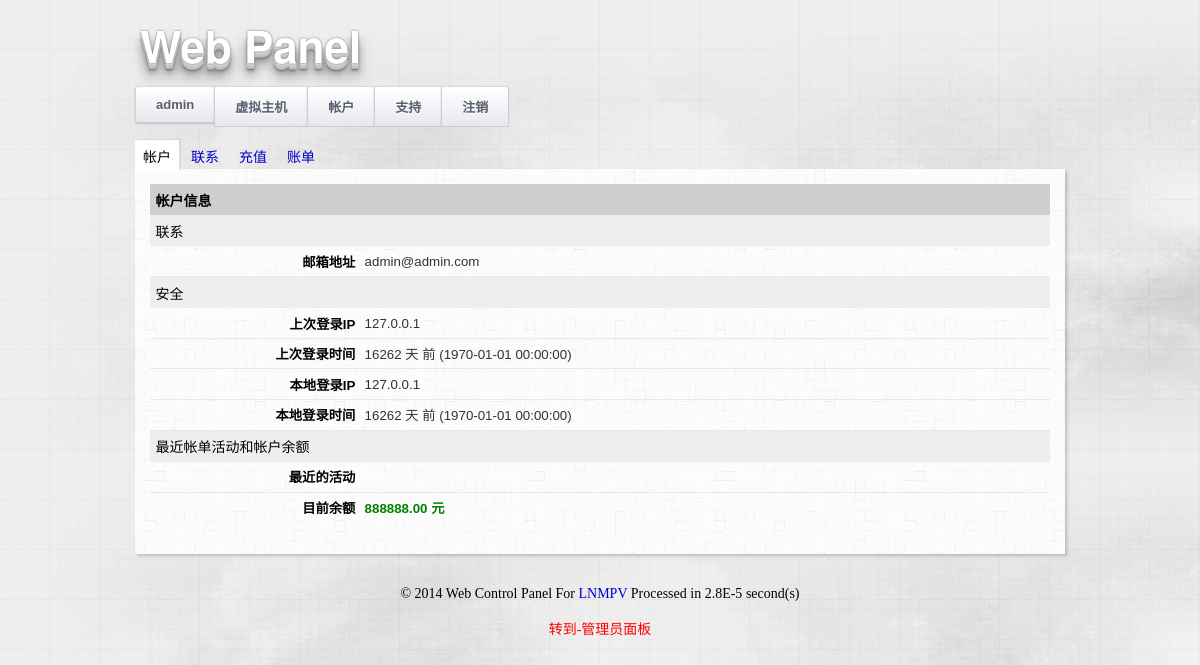
The app's page /account.php (signed in) with its own data.
### tables this page shows
CREATE TABLE IF NOT EXISTS `users_extension` (
  `UserID` int(11) NOT NULL,
  `credit` double NOT NULL,
  `companyname` varchar(255) DEFAULT NULL,
  `email` varchar(255) DEFAULT NULL,
  `firstname` varchar(255) DEFAULT NULL,
  `lastname` varchar(255) DEFAULT NULL,
  `address1` varchar(255) DEFAULT NULL,
  `address2` varchar(255) DEFAULT NULL,
  `city` varchar(255) DEFAULT NULL,
  `state` varchar(255) DEFAULT NULL,
  `zip` varchar(255) DEFAULT NULL,
  `country` varchar(255) DEFAULT NULL,
  `phone1` varchar(255) DEFAULT NULL,
  `phone2` varchar(255) DEFAULT NULL,
  `qq` varchar(255) DEFAULT NULL,
  `regdate` datetime DEFAULT NULL,
  `regip` varchar(255) DEFAULT NULL,
  `lastlogindate` datetime DEFAULT NULL,
  `lastloginip` varchar(255) DEFAULT NULL
);

### lang/zh-cn.php (called while the page is built, shortened)
<?php
$lang['access_denied'] = '访问被拒绝';
$lang['access_denied_text'] = '很抱歉，你没有足够的权限访问这个对象或执行此操作。';
$lang['access_denied_hint'] = '如果你认为这是错误的，请 <a href="support_ticket_new.php">提交Ticket</a> 联系技术支持。';
$lang['username'] = '用户名';
$lang['password'] = '密码';
$lang['input_username'] = '请输入您的用户名.';
$lang['input_password'] = '请输入您的帐户密码.';
$lang['login'] = '登录';
$lang['register'] = '注册';
$lang['cookies_must_be_enabled'] = '必须启用Cookie';
$lang['forgot_username'] = '忘记用户名';
$lang['forgot_password'] = '忘记密码';
$lang['forgot_username_hint'] = '请输入您帐户的电子邮箱地址。 我们将会通过邮件通知你任何匹配的用户名。';
$lang['forgot_password_hint'] = '请提供您的用户名。我们将向您发送一封电子邮件，其中包含进一步的说明。';
$lang['input_email'] = '请输入您的邮箱地址.';
$lang['submit'] = '提交';
$lang['back_to_login'] = '返回登陆';
$lang['my_profile'] = '我的信息';
$lang['log_out'] = '注销';
$lang['admin_panel'] = '管理员面板';
$lang['user_panel'] = '用户面板';
$lang['vhost'] = '虚拟主机';
$lang['vhosts'] = '虚拟主机';
$lang['ssh'] = 'SSH';
$lang['cdn'] = 'CDN';
$lang['dns'] = 'DNS';
$lang['users'] = '用户';
$lang['billing'] = '账单';
$lang['statistics'] = '统计';
$lang['vps'] = 'VPS';
$lang['account'] = '帐户';
$lang['support'] = '支持';
$lang['tools'] = '工具';
$lang['blog'] = '官方博客';
$lang['language'] = '语言';
$lang['save_language_setting'] = '保存语言设置';
$lang['theme'] = '主题';
$lang['save_theme_setting'] = '保存主题设置';
$lang['change_password'] = '更改密码';
$lang['new_password'] = '新密码';
$lang['email'] = '邮箱';
$lang['current_email'] = '当前邮箱';
$lang['new_email'] = '新邮箱';
$lang['change_email'] = '更改邮箱';
$lang['referrals'] = '推介';
$lang['description'] = '说明';
$lang['your_referral_url'] = '您的推介链接';
$lang['api_key'] = 'API 密钥';
$lang['generate_a_new_api_password'] = '生成一个新的API密钥';
$lang['account'] = '帐户';
$lang['contact_info'] = '联系';
$lang['make_a_payment'] = '充值';
$lang['billing_history'] = '账单';
$lang['no_contact_details'] = '您还未填写详细的联系方式，请尽快补全您的联系信息。';
$lang['account_information'] = '帐户信息';
$lang['contact'] = '联系';
$lang['address'] = '地址';
$lang['email_addr'] = '邮箱地址';
$lang['security'] = '安全';
$lang['last_login_ip'] = '上次登录IP';

### function.php (called while the page is built, shortened)
<?php
function money($n){
	return sprintf ("%01.2f", is_numeric($n)?$n:0);
}
function timediff2($begin_time,$end_time,$lang)
{
    if($begin_time < $end_time){
       $starttime = $begin_time;
       $endtime = $end_time;
    }
    else{
       $starttime = $end_time;
       $endtime = $begin_time;
    }
    $timediff = $endtime-$starttime;
    $days = intval($timediff/86400);
    $remain = $timediff%86400;
    $hours = intval($remain/3600);
    $remain = $remain%3600;
    $mins = intval($remain/60);
    $secs = $remain%60;
    $res = array("day" => $days,"hour" => $hours,"min" => $mins,"sec" => $secs);
	$time_format = '';
	if ($res['day'])
	{
		$time_format .= $res['day'].' '.$lang['datetime_day'];
		if ($res['day'] > 1)
			$time_format .= $lang['datetime_plural'];
	} elseif ($res['hour']) {
		$time_format .= $res['hour'].' '.$lang['datetime_hour'];
		if ($res['hour'] > 1)
			$time_format .= $lang['datetime_plural'];
	} elseif ($res['min']) {
		$time_format .= $res['min'].' '.$lang['datetime_minute'];
		if ($res['min'] > 1)
			$time_format .= $lang['datetime_plural'];
	} elseif ($res['sec']) {
		$time_format .= $res['sec'].' '.$lang['datetime_second'];
		if ($res['sec'] > 1)
			$time_format .= $lang['datetime_plural'];
	}
	if ($time_format)
		$time_format .= ' '.$lang['datetime_ago'];
	else
		$time_format = $lang['datetime_now'];
	return $time_format;
}

### account.php (the view, shortened to what this page needs)
<?php
@include_once("header.php");
@include_once("function.php");
$result = mysql_query("select * FROM users_extension WHERE UserID=".$_SESSION['UserID']);
$row = mysql_fetch_array($result);
?>
<div id="page">
	<table class="list">
		<tr>
			<th colspan="3"><?php echo $lang['account_information']; ?></th>
		</tr>
		<tr class="list_head">
			<td colspan="3"><?php echo $lang['contact']; ?></td>
		</tr>
		<tr class="list_entry">
			<td class="table_form_header"><?php echo $lang['email_addr']; ?></td>
			<td><?php echo $row['email']; ?></td>
			<td class="hint"></td>
		</tr>
		<?php if (@$_SESSION['lastloginip'] != '') { ?>
		<tr class="list_head">
			<td colspan="3"><?php echo $lang['security']; ?></td>
		</tr>
		<?php if (@$_SESSION['lastloginip'] != '') { ?>
		<tr class="list_entry">
			<td class="table_form_header"><?php echo $lang['last_login_ip']; ?></td>
			<td><?php echo @$_SESSION['lastloginip']; ?></td>
			<td class="hint"></td>
		</tr>
		<tr class="list_entry">
			<td class="table_form_header"><?php echo $lang['last_login_time']; ?></td>
			<td><?php echo @(timediff2(strtotime($_SESSION['lastlogindate']),strtotime(date("Y-m-d g:i:s a")),$lang).' ('.$_SESSION['lastlogindate'].') '); ?></td>
			<td class="hint"></td>
		</tr>
		<?php } ?>
		<tr class="list_entry">
			<td class="table_form_header"><?php echo $lang['current_login_ip']; ?></td>
			<td><?php echo $row['lastloginip']; ?></td>
			<td class="hint"></td>
		</tr>
		<tr class="list_entry">
			<td class="table_form_header"><?php echo $lang['current_login_time']; ?></td>
			<td><?php echo (timediff2(strtotime($row['lastlogindate']),strtotime(date("Y-m-d g:i:s a")),$lang).' ('.$row['lastlogindate'].') '); ?></td>
			<td class="hint"></td>
		</tr>
		<?php } ?>
		<tr class="list_head">
			<td colspan="3"><?php echo $lang['recent_billing_activity_and_account_balance']; ?></td>
		</tr>
		<tr class="list_entry">
			<td class="table_form_header"><?php echo $lang['recent_activity']; ?></td>
			<td colspan="2">
			</td>
		</tr>
		<tr class="list_entry">
			<td class="table_form_header"><?php echo $lang['current_balance']; ?></td>
			<td>
					<span style="color: green; font-weight: bold"><?php echo money($row['credit']); ?><?php echo $lang['currency_symbol']; ?></span><br>
			</td>
			<td></td>
		</tr>
	</table>
	<br>
</div>
<?php @include_once("footer.php") ?>

### css/manager.css (style rules this page uses)
@media screen and (-webkit-min-device-pixel-ratio:0) { #page { background-color:RED; } }
body { background:url(../images/container-background.jpg); color:#000; margin:0px; text-align:center; }
#page { background:url(../images/light_wool.png); text-align:left; margin:0px auto; padding:15px 15px 15px 15px; width:900px; font-family:arial,helvetica,sans-serif; font-size:15px; box-shadow:2px 2px 3px rgba(0, 0, 0, 0.2); -moz-box-shadow:2px 2px 3px rgba(0, 0, 0, 0.2); -khtml-box-shadow:2px 2px 3px rgba(0, 0, 0, 0.2); -webkit-box-shadow:2px 2px 3px rgba(0, 0, 0, 0.2); }
.list { width:100%; border-spacing:5px; border-collapse:collapse; color:#333; font-size:14px; }
.list th { background-color: #CECECE; text-align:left; color:black; padding:0.4em 0.3em 0.4em 0.4em; font-weight:700; font-size:14px; }
.list td { padding:0.4em 0.3em 0.4em 0.4em; }
.list_head { background-color:#eee; color:black; font-size:14px; font-weight:500; }
.list_entry { border-bottom:1px solid #e8e8e8; font-size:13.3px; }
.list_entry:last-child, .list_entry_alt:last-child { border-bottom:0px; }
.table_form_header { width:200px; color:#000; font-weight:bold; text-align:right; }
.hint { font-size:12px; color:#777; }

### records on screen
users_extension: email "admin@admin.com", lastloginip "127.0.0.1", lastlogindate "1970-01-01 00:00:00", credit "888888.00"

### other values on screen
$PanelName "Web"
$PanelSubName "Panel"
$_SESSION['username'] "admin"
$lang['vhosts'] "虚拟主机"
$lang['account'] "帐户"
$lang['support'] "支持"
$lang['log_out'] "注销"
$lang['contact_info'] "联系"
$lang['make_a_payment'] "充值"
$lang['billing_history'] "账单"
$lang['account_information'] "帐户信息"
$lang['contact'] "联系"
$lang['email_addr'] "邮箱地址"
$lang['security'] "安全"
$lang['last_login_ip'] "上次登录IP"
